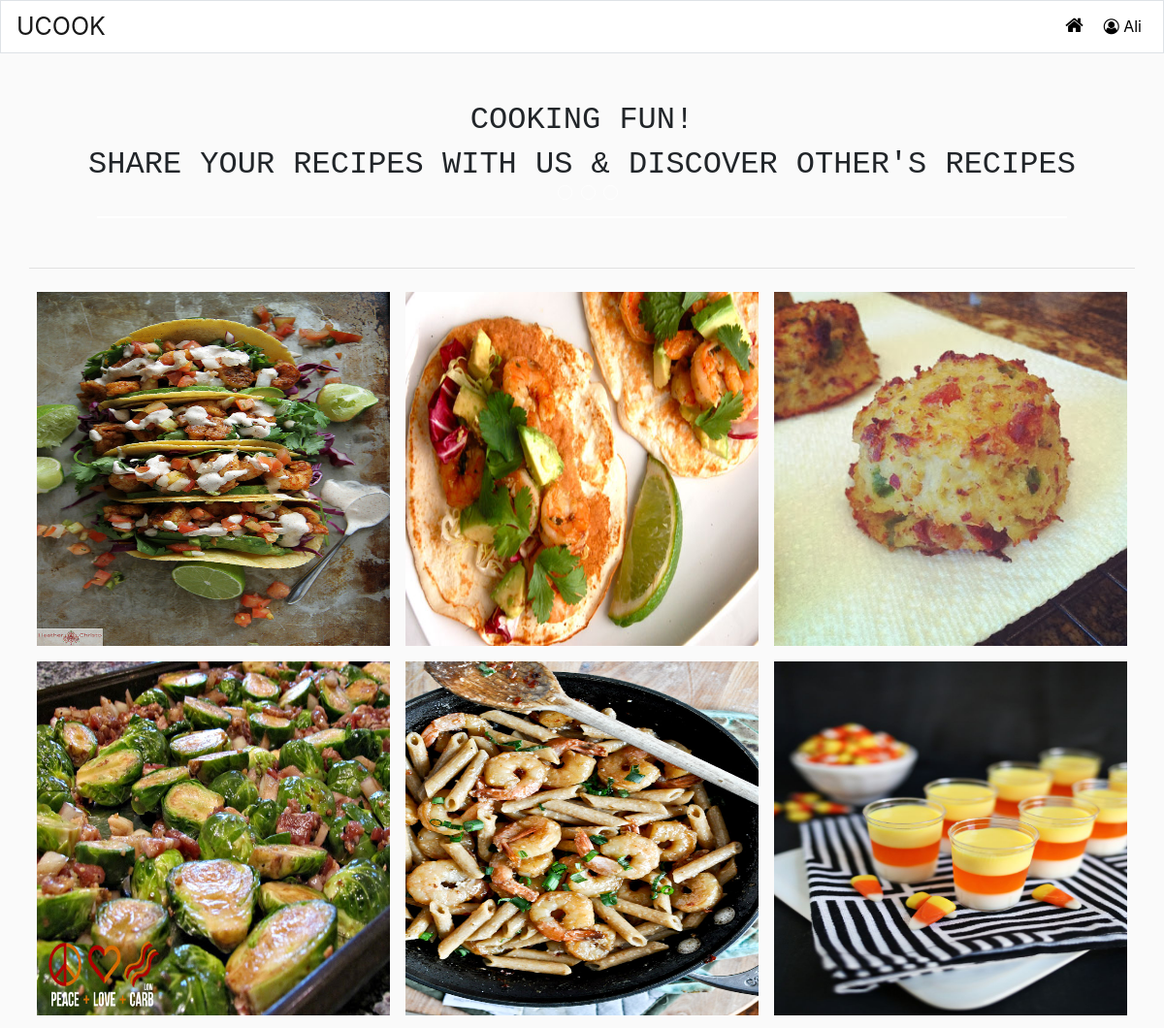
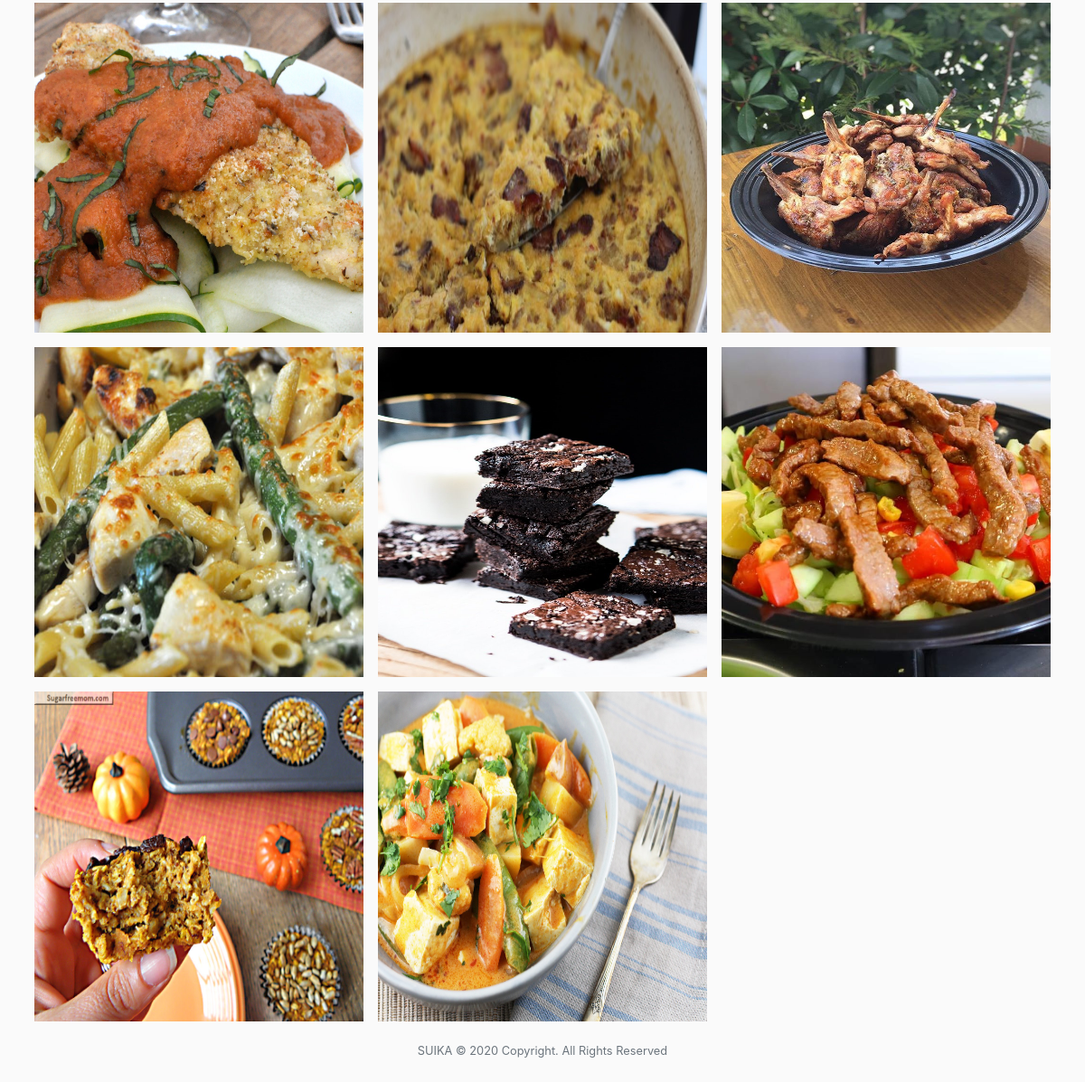
Page / (signed in) on the committed database (2 pictures, top to bottom).
### tables this page shows
CREATE TABLE recipes (
id INTEGER NOT NULL,
user_id INTEGER NOT NULL,
title TEXT,
story TEXT,
serving TEXT,
cook_time TEXT,
ingredients TEXT,
steps TEXT,
image TEXT,
PRIMARY KEY(id),
FOREIGN KEY(user_id) REFERENCES users(id)
);

### app.py (the view)
@app.route("/")
def index():
    row = db.execute("SELECT * FROM recipes")
    return render_template("home.html", row=row)

### app.py (called while the page is built)
@app.after_request
def after_request(response):
    response.headers["Cache-Control"] = "no-cache, no-store, must-revalidate"
    response.headers["Expires"] = 0
    response.headers["Pragma"] = "no-cache"
    return response

### templates/home.html (shortened to what this page needs)
{% extends "layout.html" %}
{% block main %}
    <div class="row center">
        <div class="header">
            <h2>COOKING FUN!</h2>
            <h2>SHARE YOUR RECIPES WITH US & DISCOVER OTHER'S RECIPES</h2>
        </div>
    </div>
    <div class="row center">
        <div class="slideshow-container">
            <div class="dots" style="text-align:center">
                <span class="dot"></span>
                <span class="dot"></span>
                <span class="dot"></span>
            </div>
        </div>
        <br>
    </div>
    <hr>
    <div class="row">
        <div class="recipe-gallery">
            {% for resp in row %}
                <div class="item">
                    <div class="inner">
                        <img src="{{resp["image"]}}" alt="recipe-img" >
                    </div>
                </div>
            {% endfor %}
    </div>
    </div>
{% endblock %}

### static/styles.css (style rules this page uses)
img { max-width: 100%; }
body { background-color:#fafafa; justify-content: center; }
.inner img { height: 365px; }
.recipe-gallery { flex: 0 0 100%; max-width: 100%; display: flex; flex-wrap: wrap; }
.recipe-gallery .item { flex: 0 0 33.33%; max-width: 33.33%; padding: 8px; position: relative; }
.recipe-gallery .item .inner { position: relative; }
.recipe-gallery .item img { width: 100%; display: block; }
img, video { max-width: 100%; height: auto; }
.row { margin:0; }
.slideshow-container { width: 1000px; position: relative; margin: auto; margin-top: 25px; border: 1px solid #ffffff; margin-bottom: 35px; }
.dots { position: absolute; bottom: 12px; right: 50%; margin-right: -39px; }
.dot { height: 15px; width: 15px; margin: 0 2px; background-color: rgba(var(225,225,225),.3); border-radius: 50%; border: 1px solid #fff; display: inline-block; transition: background-color 0.5s ease; }
.center { justify-content: center; }
.header { text-align: center; margin-top: 50px; }
.header h2 { font-family: monospace; }

### rows in the picture
recipes: shows a picture
recipes: shows a picture
recipes: shows a picture
recipes: shows a picture
recipes: shows a picture
recipes: shows a picture
recipes: shows a picture
recipes: shows a picture
recipes: shows a picture

### other values in the picture
{{ session.username }} "Ali"
